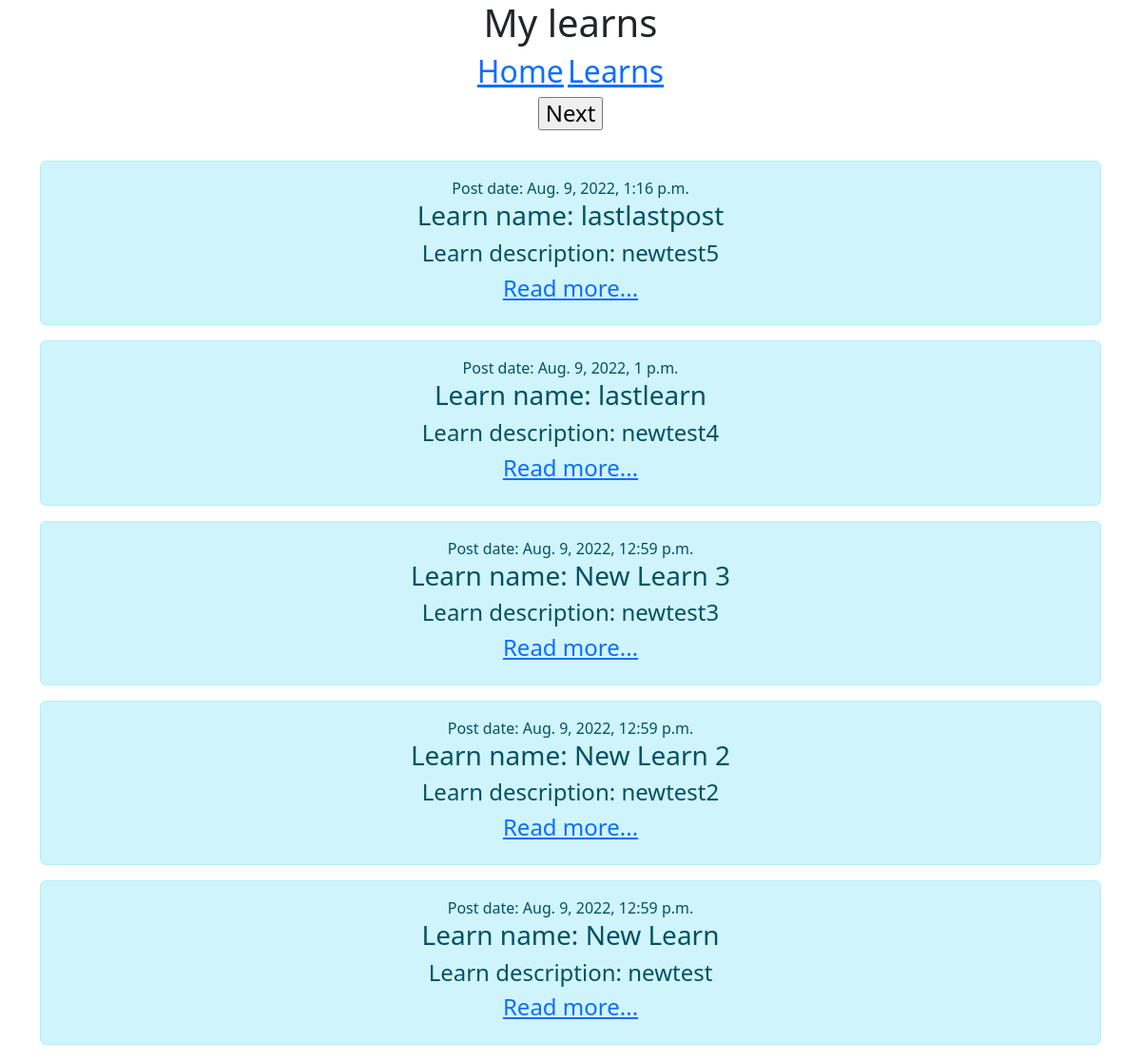
Page /learns/?c=0 on the committed database.
### learns/models.py (models this page shows)
class Learn(models.Model):
    id = models.AutoField(auto_created=True, primary_key=True, verbose_name='id')
    titleLearn = models.CharField(max_length=50)
    descriptionLearn = models.CharField(max_length=50)
    postLearn = models.CharField(max_length=500)
    dataLearn = models.DateTimeField(auto_now_add=True)

### learns/views.py (the view)
# urls.py: path('', views.all_learns, name="all_learns"),
def all_learns(request):
    learns = Learn.objects.order_by("-dataLearn")
    strCount = (request.GET.get("c"))
    view_learns = learns[(5*int(strCount)):(5+5*int(strCount))]
    displayBack = "none"
    displayNext = "none"
    if int(strCount) > 0:
        displayBack = "inline-block"
    if int(strCount)+1 < len(learns)/5:
        displayNext = "inline-block"
    return render(request, "learns/learns.html", {"learns": view_learns, "disback": displayBack, "disnext": displayNext, "strcount": strCount, "back": str(int(strCount) - 1), "next": str(int(strCount) + 1)})

### learns/templates/learns/learns.html (shortened to what this page needs)
<html>
<head>
    <link href="https://cdn.jsdelivr.net/npm/bootstrap@5.2.0/dist/css/bootstrap.min.css" rel="stylesheet">
</head>
<body>
    <div class="container text-center">
        <h1>My learns</h1>
        <a href="{% url 'home' %}" style="display: inline-block;"><h2>Home</h2></a>
        <a href="{% url 'all_learns' %}?c=0" style="display: inline-block;"><h2>Learns</h2></a>
        <br>
        <a href="{% url 'all_learns' %}?c={{ next }}" style="display: {{ disnext }};"><h4><input type="Button" value="Next"></h4></a>
        <br>
    </div>
    <br>
    <div class="container text-center">
        {% for learn in learns %}
            <div style="text-align: center;" class="alert alert-info">
                Post date: {{ learn.dataLearn }}
                <h3>Learn name: {{ learn.titleLearn }}</h3>
                <h4>Learn description: {{ learn.descriptionLearn }}</h4>
                <a href="{% url 'post_learn' %}?id={{ learn.id }}"><h4>Read more...</h4></a>
            </div>
        {% endfor %}
    </div>
</body>
</html>

### rows in the picture
Learn: dataLearn "Aug. 9, 2022, 1:16 p.m.", titleLearn "lastlastpost", descriptionLearn "newtest5"
Learn: dataLearn "Aug. 9, 2022, 1 p.m.", titleLearn "lastlearn", descriptionLearn "newtest4"
Learn: dataLearn "Aug. 9, 2022, 12:59 p.m.", titleLearn "New Learn 3", descriptionLearn "newtest3"
Learn: dataLearn "Aug. 9, 2022, 12:59 p.m.", titleLearn "New Learn 2", descriptionLearn "newtest2"
Learn: dataLearn "Aug. 9, 2022, 12:59 p.m.", titleLearn "New Learn", descriptionLearn "newtest"
